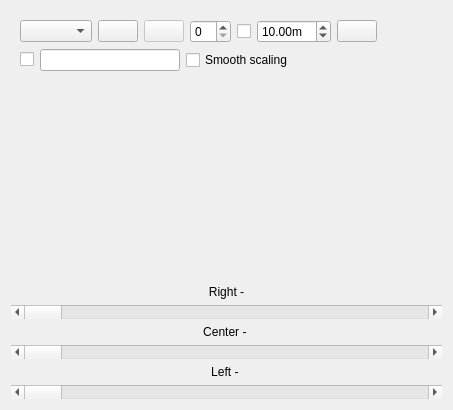
<?xml version="1.0" encoding="UTF-8"?>
<ui version="4.0">
 <class>MyPluginWidget</class>
 <widget class="QWidget" name="MyPluginWidget">
  <property name="enabled">
   <bool>true</bool>
  </property>
  <property name="geometry">
   <rect>
    <x>0</x>
    <y>0</y>
    <width>453</width>
    <height>410</height>
   </rect>
  </property>
  <property name="windowTitle">
   <string>Line Calibration</string>
  </property>
  <layout class="QGridLayout" name="gridLayout">
   <item row="0" column="0">
    <widget class="QWidget" name="toolbar_widget" native="true">
     <layout class="QVBoxLayout" name="verticalLayout_2">
      <item>
       <layout class="QHBoxLayout" name="horizontalLayout_3">
        <item>
         <widget class="QComboBox" name="topics_combo_box">
          <property name="sizeAdjustPolicy">
           <enum>QComboBox::AdjustToContents</enum>
          </property>
         </widget>
        </item>
        <item>
         <widget class="QPushButton" name="refresh_topics_push_button">
          <property name="toolTip">
           <string>Refresh topics</string>
          </property>
          <property name="icon">
           <iconset theme="view-refresh">
            <normaloff>../../../../../.designer/backup</normaloff>../../../../../.designer/backup</iconset>
          </property>
         </widget>
        </item>
        <item>
         <widget class="QPushButton" name="zoom_1_push_button">
          <property name="enabled">
           <bool>false</bool>
          </property>
          <property name="toolTip">
           <string>Original zoom</string>
          </property>
          <property name="icon">
           <iconset theme="zoom-original">
            <normaloff>../../../../../.designer/backup</normaloff>../../../../../.designer/backup</iconset>
          </property>
          <property name="checkable">
           <bool>true</bool>
          </property>
         </widget>
        </item>
        <item>
         <widget class="QSpinBox" name="num_gridlines_spin_box">
          <property name="toolTip">
           <string># of gridlines to overlay</string>
          </property>
          <property name="minimum">
           <number>0</number>
          </property>
          <property name="maximum">
           <number>20</number>
          </property>
          <property name="value">
           <number>0</number>
          </property>
         </widget>
        </item>
        <item>
         <widget class="QCheckBox" name="dynamic_range_check_box">
          <property name="toolTip">
           <string>Dynamic depth range</string>
          </property>
          <property name="text">
           <string/>
          </property>
         </widget>
        </item>
        <item>
         <widget class="QDoubleSpinBox" name="max_range_double_spin_box">
          <property name="toolTip">
           <string>Max depth</string>
          </property>
          <property name="suffix">
           <string>m</string>
          </property>
          <property name="minimum">
           <double>0.010000000000000</double>
          </property>
          <property name="maximum">
           <double>100.000000000000000</double>
          </property>
          <property name="value">
           <double>10.000000000000000</double>
          </property>
         </widget>
        </item>
        <item>
         <widget class="QPushButton" name="save_as_image_push_button">
          <property name="toolTip">
           <string>Save as image</string>
          </property>
          <property name="icon">
           <iconset theme="image-x-generic">
            <normaloff>../../../../../.designer/backup</normaloff>../../../../../.designer/backup</iconset>
          </property>
          <property name="iconSize">
           <size>
            <width>16</width>
            <height>16</height>
           </size>
          </property>
         </widget>
        </item>
        <item>
         <spacer name="horizontalSpacer_3">
          <property name="orientation">
           <enum>Qt::Horizontal</enum>
          </property>
          <property name="sizeHint" stdset="0">
           <size>
            <width>40</width>
            <height>20</height>
           </size>
          </property>
         </spacer>
        </item>
       </layout>
      </item>
      <item>
       <layout class="QHBoxLayout" name="horizontalLayout">
        <item>
         <widget class="QCheckBox" name="publish_click_location_check_box">
          <property name="text">
           <string/>
          </property>
         </widget>
        </item>
        <item>
         <widget class="QLineEdit" name="publish_click_location_topic_line_edit">
          <property name="toolTip">
           <string>Click location topic (leave empty for auto-naming)</string>
          </property>
         </widget>
        </item>
        <item>
         <widget class="QCheckBox" name="smooth_image_check_box">
          <property name="toolTip">
           <string>Dynamic depth range</string>
          </property>
          <property name="text">
           <string>Smooth scaling</string>
          </property>
         </widget>
        </item>
        <item>
         <spacer name="horizontalSpacer">
          <property name="orientation">
           <enum>Qt::Horizontal</enum>
          </property>
          <property name="sizeHint" stdset="0">
           <size>
            <width>40</width>
            <height>20</height>
           </size>
          </property>
         </spacer>
        </item>
       </layout>
      </item>
     </layout>
    </widget>
   </item>
   <item row="1" column="0">
    <layout class="QHBoxLayout" name="image_layout" stretch="0">
     <property name="spacing">
      <number>0</number>
     </property>
     <property name="sizeConstraint">
      <enum>QLayout::SetNoConstraint</enum>
     </property>
     <item>
      <widget class="QScrollArea" name="scrollArea">
       <property name="frameShape">
        <enum>QFrame::NoFrame</enum>
       </property>
       <property name="widgetResizable">
        <bool>true</bool>
       </property>
       <widget class="QWidget" name="scrollAreaWidgetContents">
        <property name="geometry">
         <rect>
          <x>0</x>
          <y>0</y>
          <width>433</width>
          <height>155</height>
         </rect>
        </property>
        <property name="sizePolicy">
         <sizepolicy hsizetype="Expanding" vsizetype="Expanding">
          <horstretch>0</horstretch>
          <verstretch>0</verstretch>
         </sizepolicy>
        </property>
        <layout class="QHBoxLayout" name="horizontalLayout_4">
         <property name="margin">
          <number>1</number>
         </property>
         <item>
          <widget class="main_gui::RatioLayoutedFrame" name="image_frame" native="true">
           <property name="enabled">
            <bool>true</bool>
           </property>
           <property name="sizePolicy">
            <sizepolicy hsizetype="Preferred" vsizetype="Preferred">
             <horstretch>0</horstretch>
             <verstretch>0</verstretch>
            </sizepolicy>
           </property>
           <property name="minimumSize">
            <size>
             <width>80</width>
             <height>60</height>
            </size>
           </property>
           <property name="contextMenuPolicy">
            <enum>Qt::ActionsContextMenu</enum>
           </property>
           <property name="lineWidth" stdset="0">
            <number>1</number>
           </property>
          </widget>
         </item>
        </layout>
       </widget>
      </widget>
     </item>
    </layout>
   </item>
   <item row="2" column="0">
    <layout class="QVBoxLayout" name="verticalLayout_sliders">
     <item>
      <widget class="QLabel" name="label_right">
       <property name="sizePolicy">
        <sizepolicy hsizetype="Minimum" vsizetype="Maximum">
         <horstretch>0</horstretch>
         <verstretch>0</verstretch>
        </sizepolicy>
       </property>
       <property name="text">
        <string>&lt;html&gt;&lt;head/&gt;&lt;body&gt;&lt;p align=&quot;center&quot;&gt;Right -&lt;/p&gt;&lt;/body&gt;&lt;/html&gt;</string>
       </property>
      </widget>
     </item>
     <item>
      <widget class="QScrollBar" name="horizontalScrollBar_right">
       <property name="sizePolicy">
        <sizepolicy hsizetype="Minimum" vsizetype="Fixed">
         <horstretch>0</horstretch>
         <verstretch>0</verstretch>
        </sizepolicy>
       </property>
       <property name="minimumSize">
        <size>
         <width>200</width>
         <height>0</height>
        </size>
       </property>
       <property name="mouseTracking">
        <bool>true</bool>
       </property>
       <property name="focusPolicy">
        <enum>Qt::ClickFocus</enum>
       </property>
       <property name="orientation">
        <enum>Qt::Horizontal</enum>
       </property>
      </widget>
     </item>
     <item>
      <widget class="QLabel" name="label_center">
       <property name="sizePolicy">
        <sizepolicy hsizetype="Preferred" vsizetype="Maximum">
         <horstretch>0</horstretch>
         <verstretch>0</verstretch>
        </sizepolicy>
       </property>
       <property name="text">
        <string>&lt;html&gt;&lt;head/&gt;&lt;body&gt;&lt;p align=&quot;center&quot;&gt;Center - &lt;/p&gt;&lt;/body&gt;&lt;/html&gt;</string>
       </property>
      </widget>
     </item>
     <item>
      <widget class="QScrollBar" name="horizontalScrollBar_center">
       <property name="mouseTracking">
        <bool>true</bool>
       </property>
       <property name="focusPolicy">
        <enum>Qt::ClickFocus</enum>
       </property>
       <property name="orientation">
        <enum>Qt::Horizontal</enum>
       </property>
      </widget>
     </item>
     <item>
      <widget class="QLabel" name="label_left">
       <property name="sizePolicy">
        <sizepolicy hsizetype="Preferred" vsizetype="Maximum">
         <horstretch>0</horstretch>
         <verstretch>0</verstretch>
        </sizepolicy>
       </property>
       <property name="text">
        <string>&lt;html&gt;&lt;head/&gt;&lt;body&gt;&lt;p align=&quot;center&quot;&gt;Left - &lt;/p&gt;&lt;/body&gt;&lt;/html&gt;</string>
       </property>
      </widget>
     </item>
     <item>
      <widget class="QScrollBar" name="horizontalScrollBar_left">
       <property name="mouseTracking">
        <bool>true</bool>
       </property>
       <property name="focusPolicy">
        <enum>Qt::ClickFocus</enum>
       </property>
       <property name="orientation">
        <enum>Qt::Horizontal</enum>
       </property>
      </widget>
     </item>
    </layout>
   </item>
  </layout>
  <zorder>toolbar_widget</zorder>
  <zorder></zorder>
 </widget>
 <customwidgets>
  <customwidget>
   <class>main_gui::RatioLayoutedFrame</class>
   <extends>QWidget</extends>
   <header>ratio_layouted_frame.h</header>
  </customwidget>
 </customwidgets>
 <resources/>
 <connections/>
</ui>
